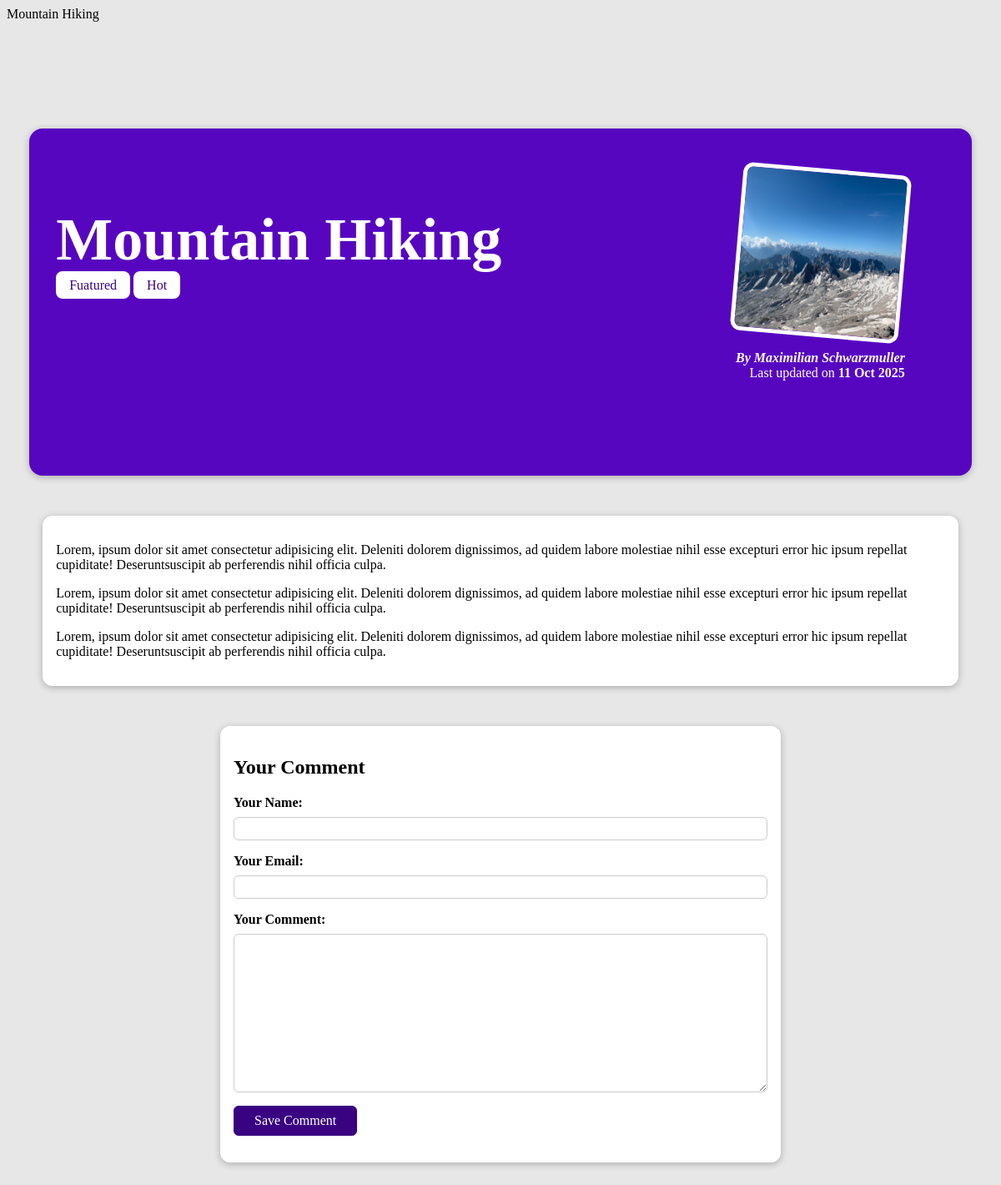
The page /posts/hike-in-the-mountains on the database its author committed.
### blog/models.py (models this page shows, shortened)
class Post(models.Model):
    title = models.CharField(max_length=150)
    excerpt = models.CharField(max_length=200)
    image = models.ImageField(upload_to="posts", null=True)
    date = models.DateField(auto_now=True)
    slug = models.SlugField(unique=True, db_index=True)
    content = models.TextField(validators=[MinLengthValidator(10)])
    author = models.ForeignKey(
        Author, on_delete=models.SET_NULL, null=True, related_name="posts")
    tags = models.ManyToManyField(Tag)

class Tag(models.Model):
    caption = models.CharField(max_length=20)

class Author(models.Model):
    first_name = models.CharField(max_length=100)
    last_name = models.CharField(max_length=100)
    email_address = models.EmailField()
    def full_name(self):
        return f"{self.first_name} {self.last_name}"
    def __str__(self):
        return self.full_name()

### blog/views.py (the view)
# urls.py: path("posts/<slug:slug>", views.SinglePostView.as_view(),
class SinglePostView(DetailView):
    template_name = "blog/post-detail.html"
    model = Post
    def get_context_data(self, **kwargs):
        context =  super().get_context_data(**kwargs)
        context["post_tags"] = self.object.tags.all()
        context["comment_form"] = CommentForm()
        return context

### blog/forms.py
class CommentForm(forms.ModelForm):
    class Meta:
        model = Comment
        exclude = ["post"]
        labels = {
          "user_name": "Your Name",
          "user_email": "Your Email",
          "text": "Your Comment"
        }

### blog/templates/blog/post-detail.html (shortened to what this page needs)
{% load static %}
{% block css_files %}
<link rel="stylesheet" href="{% static "blog/post-detail.css" %}" />
{% endblock %}
{% block content %}
<section id="summary">
  <h2>{{ post.title }}</h2>
  <div>
    {% for tag in post_tags %}
      <span class="tag">{{ tag.caption }}</span>
    {% endfor %}
  </div>
  <article>
    <img src="{{ post.image.url }}" alt="{{ post.title }}" />
    <address>By <a href="mailto:{{ post.author.email_address }}">{{ post.author }}</a></address>
    <div>Last updated on <time>{{ post.date|date:"d M Y" }}</time></div>
  </article>
</section>
<main>
  {{ post.content|linebreaks }}
</main>
<section id="comment-form">
  <h2>Your Comment</h2>
  <form>
    {% for form_field in comment_form %}
      <div class="form-control">
        {{ form_field.label_tag }}
        {{ form_field }}
      </div>
    {% endfor %}
    <button>Save Comment</button>
  </form>
</section>
{% endblock %}

### blog/static/blog/post-detail.css (style rules this page uses)
#summary { margin: 8rem auto 3rem auto; padding: 2rem; width: 90%; max-width: 90rem; border-radius: 16px; background-color: #5706c0; position: relative; box-shadow: 0 2px 8px rgba(0, 0, 0, 0.25); height: 22rem; }
#summary h2 { color: white; font-size: 4.5rem; margin-bottom: 0.25rem; }
#summary article { position: absolute; top: 2rem; right: 3rem; padding: 1rem 2rem; border-radius: 12px; text-align: right; color: white; }
#summary article img { width: 12rem; height: 12rem; border-radius: 12px; transform: rotateZ(5deg); border: 5px solid white; margin-bottom: 1rem; }
#summary address { font-weight: bold; }
#summary a { color: white; text-decoration: none; }
#summary time { font-weight: bold; }
main { width: 90%; max-width: 90rem; margin: 3rem auto; background-color: white; padding: 1rem; border-radius: 12px; box-shadow: 0 2px 8px rgba(0, 0, 0, 0.25); }
.tag { background-color: white; color: #390281; padding: 0.5rem 1rem; border-radius: 8px; }
#comment-form { margin: 3rem auto; width: 90%; max-width: 40rem; border-radius: 12px; background-color: white; box-shadow: 0 2px 8px rgba(0, 0, 0, 0.25); padding: 1rem; }
#comment-form button { font: inherit; background-color: #390281; color: white; border: 1px solid #390281; padding: 0.5rem 1.5rem; border-radius: 6px; cursor: pointer; }
.form-control { margin-bottom: 1rem; }
.form-control label { font-weight: bold; margin-bottom: 0.5rem; display: block; }
.form-control input, .form-control textarea { display: block; width: 100%; font: inherit; padding: 0.25rem; border-radius: 6px; border: 1px solid #ccc; }

### rows shown on the page
Post: title "Mountain Hiking", image (picture), author "Maximilian Schwarzmuller", date "11 Oct 2025", content "Lorem, ipsum dolor sit amet consectetur adipisicing elit. Deleniti dolorem dignissimos, ad quidem labore molestiae nihil esse excepturi error hic ipsum repellat cupiditate! Deseruntsuscipit ab perferendis nihil officia culpa. Lorem, ipsum dolor sit amet consectetur adipisicing elit. Deleniti dolorem dignissimos, ad quidem labore molestiae nihil esse excepturi error hic ipsum repellat cupiditate! Deseruntsuscipit ab perferendis nihil officia culpa. Lorem, ipsum dolor sit amet consectetur adipisicing elit. Deleniti dolorem dignissimos, ad quidem labore molestiae nihil esse excepturi error hic ipsum repellat cupiditate! Deseruntsuscipit ab perferendis nihil officia culpa."
Tag: caption "Fuatured"
Tag: caption "Hot"
